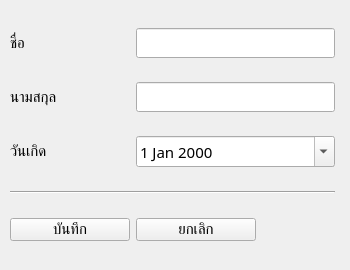
<?xml version="1.0" encoding="UTF-8"?>
<ui version="4.0">
 <class>MainWindow</class>
 <widget class="QMainWindow" name="MainWindow">
  <property name="geometry">
   <rect>
    <x>0</x>
    <y>0</y>
    <width>350</width>
    <height>270</height>
   </rect>
  </property>
  <property name="minimumSize">
   <size>
    <width>350</width>
    <height>270</height>
   </size>
  </property>
  <property name="maximumSize">
   <size>
    <width>350</width>
    <height>270</height>
   </size>
  </property>
  <property name="font">
   <font>
    <family>Bai Jamjuree</family>
    <pointsize>11</pointsize>
   </font>
  </property>
  <property name="windowTitle">
   <string>MainWindow</string>
  </property>
  <property name="documentMode">
   <bool>false</bool>
  </property>
  <widget class="QWidget" name="centralwidget">
   <widget class="QWidget" name="gridLayoutWidget">
    <property name="geometry">
     <rect>
      <x>10</x>
      <y>10</y>
      <width>325</width>
      <height>251</height>
     </rect>
    </property>
    <layout class="QGridLayout" name="gridLayout">
     <item row="1" column="2">
      <widget class="QLineEdit" name="leLastName"/>
     </item>
     <item row="0" column="2">
      <widget class="QLineEdit" name="leName"/>
     </item>
     <item row="4" column="2">
      <widget class="QPushButton" name="btnCancel">
       <property name="maximumSize">
        <size>
         <width>120</width>
         <height>16777215</height>
        </size>
       </property>
       <property name="text">
        <string>ยกเลิก</string>
       </property>
      </widget>
     </item>
     <item row="2" column="2">
      <widget class="QDateEdit" name="deBirth">
       <property name="calendarPopup">
        <bool>true</bool>
       </property>
      </widget>
     </item>
     <item row="2" column="0">
      <widget class="QLabel" name="lbBirth">
       <property name="text">
        <string>วันเกิด</string>
       </property>
       <property name="buddy">
        <cstring>deBirth</cstring>
       </property>
      </widget>
     </item>
     <item row="0" column="0">
      <widget class="QLabel" name="lbName">
       <property name="text">
        <string>ชื่อ</string>
       </property>
       <property name="buddy">
        <cstring>leName</cstring>
       </property>
      </widget>
     </item>
     <item row="4" column="0" colspan="2">
      <widget class="QPushButton" name="btnOK">
       <property name="minimumSize">
        <size>
         <width>120</width>
         <height>0</height>
        </size>
       </property>
       <property name="maximumSize">
        <size>
         <width>120</width>
         <height>16777215</height>
        </size>
       </property>
       <property name="text">
        <string>บันทึก</string>
       </property>
      </widget>
     </item>
     <item row="1" column="0">
      <widget class="QLabel" name="lbLastName">
       <property name="text">
        <string>นามสกุล</string>
       </property>
       <property name="buddy">
        <cstring>leLastName</cstring>
       </property>
      </widget>
     </item>
     <item row="3" column="0" colspan="3">
      <widget class="Line" name="line">
       <property name="orientation">
        <enum>Qt::Horizontal</enum>
       </property>
      </widget>
     </item>
    </layout>
   </widget>
  </widget>
  <widget class="QMenuBar" name="menubar">
   <property name="geometry">
    <rect>
     <x>0</x>
     <y>0</y>
     <width>350</width>
     <height>25</height>
    </rect>
   </property>
  </widget>
 </widget>
 <tabstops>
  <tabstop>leName</tabstop>
  <tabstop>leLastName</tabstop>
  <tabstop>deBirth</tabstop>
  <tabstop>btnOK</tabstop>
  <tabstop>btnCancel</tabstop>
 </tabstops>
 <resources/>
 <connections/>
</ui>
